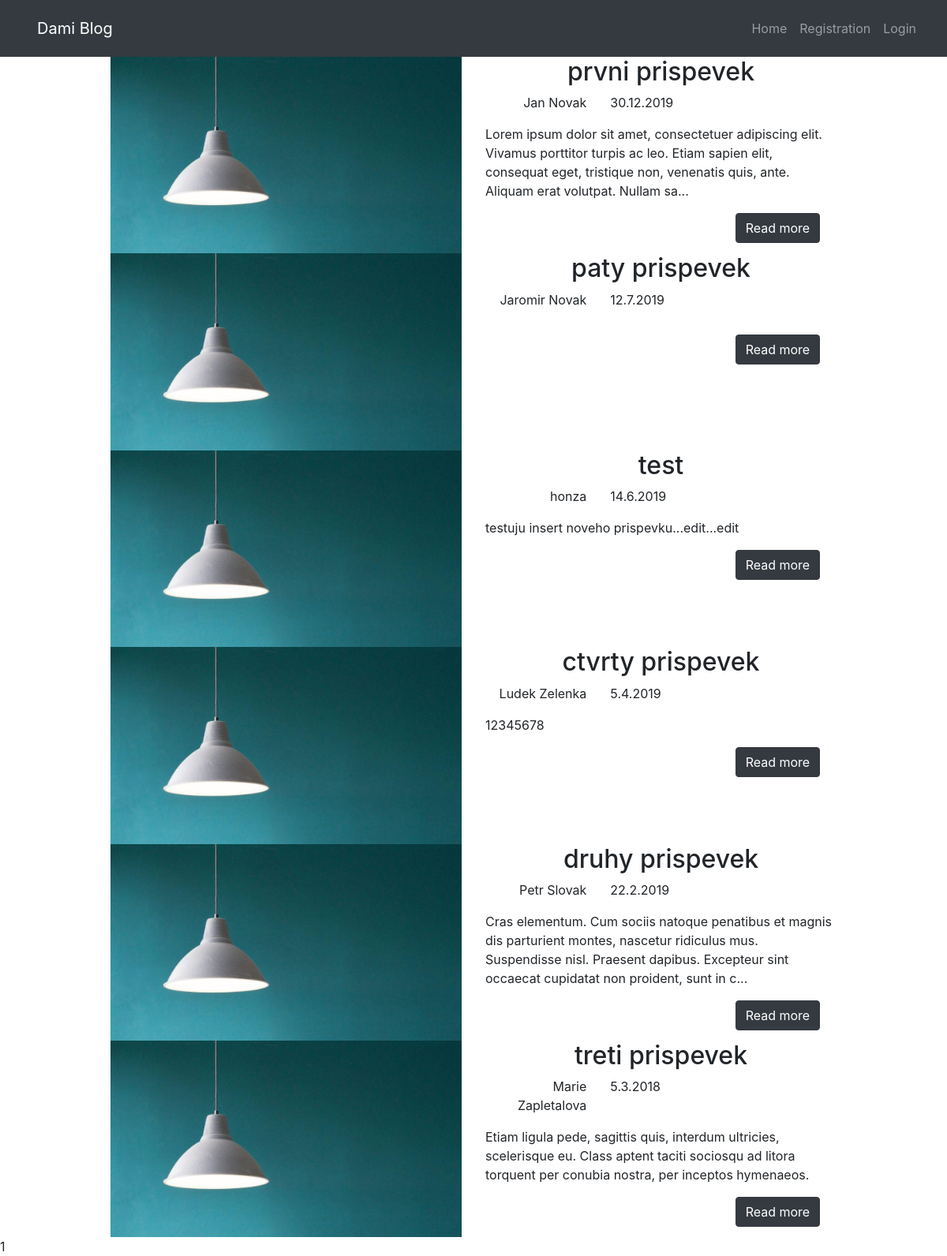
Before: / with the older database file.
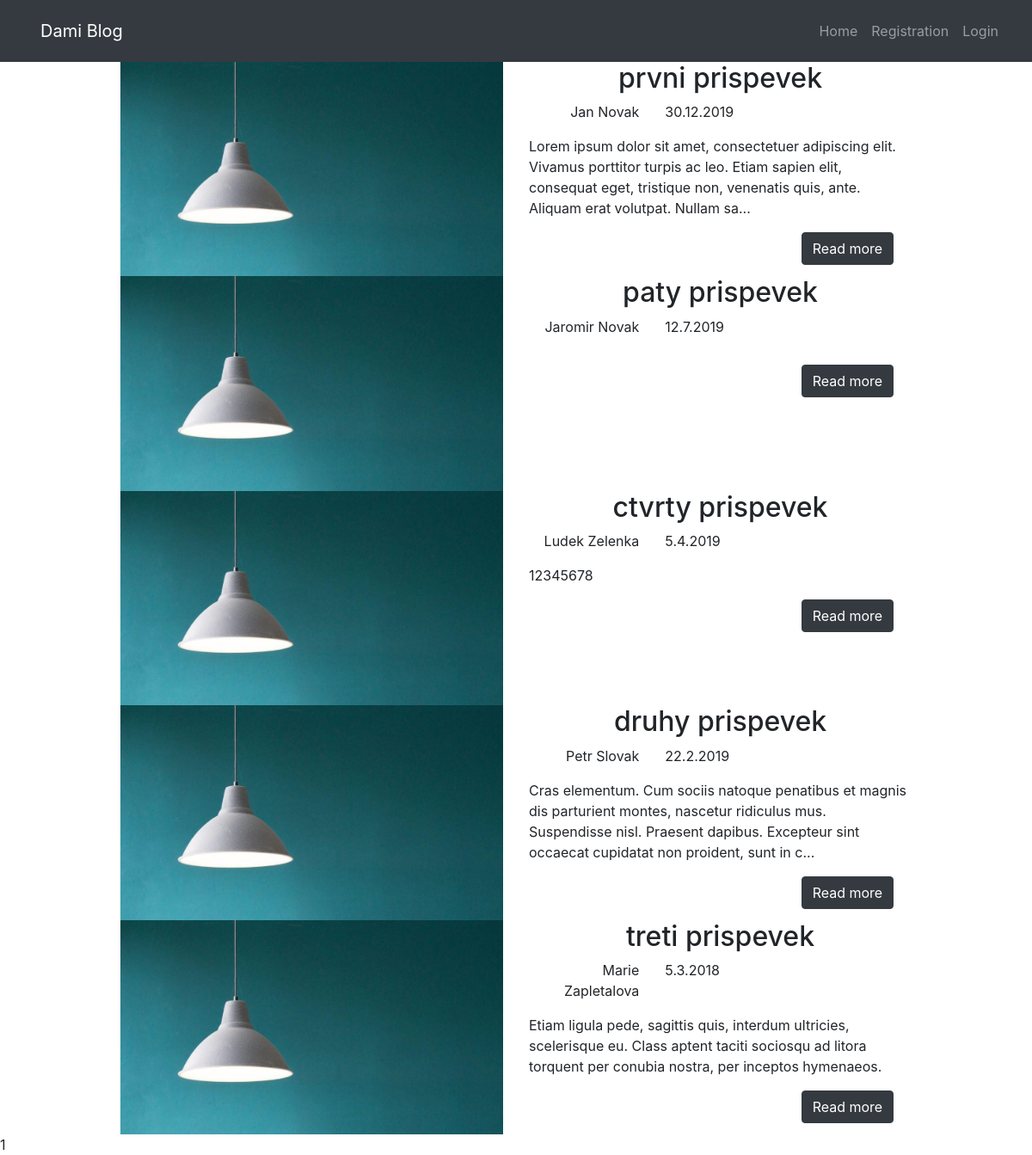
After: the same page with the newer database file.
### tables this page shows
CREATE TABLE "post" (
	"id"	INTEGER PRIMARY KEY AUTOINCREMENT,
	"headline"	TEXT NOT NULL,
	"body"	TEXT,
	"published"	TEXT NOT NULL,
	"author"	TEXT
);

### utils/utils.php (called while the page is built, shortened)
<?php
function postIntro($post_body,$length=195){
	if ( strlen($post_body) > $length )
	{
		return substr($post_body,0 , $length). '...';
	}
	else
	{
		return $post_body;
	}
}
function dateFormatter($date,$format='j.n.Y'){
	$dateObj = (new DateTime($date));
	return $dateObj->format($format);
}
function buildUrl($page, $query = []){
	$query['page'] = $page;
	return  BASE_URL . "/index.php" . (empty($query) ? '':"?" . http_build_query($query));
}
function renderPage( $params, $page_default =  "indexTwo"  ){
	$page = isset($params['page']) ? $params['page'] : $page_default;
	return include BASE_DIR . "/pages/" . $page . '.php';
}

### pages/blogpost_intro.php (the view, shortened to what this page needs)
<div class="container">
	<div class="row">
		<div class="col-md-1"></div>
		<div class="col-md-10">
			<div class="blogpost-intro-frame">
				<div class="row">
					<div class="col-md-6">
						<img class="img-fluid" src="../images/1.png" alt="proste obrazek">
					</div>
					<div class="col-md-6">
						<h2 class="text-center"><?= $row['headline'] ?></h2>
						<div class="row">
							<div class="col-md-4">
								<p class="text-right"><?= $row['author'] ?></p>
							</div>
							<div class="col-md-4">
								<p class="text-left"><?= dateFormatter($row['published']) ?></p>
							</div>
						</div>
						<p><?= postIntro($row['body'])?></p>
						<div class="row">
							<div class="col-md-4"></div>
							<div class="col-md-4"></div>
							<div class="col-md-4">
								<a href="<?=buildUrl('blogpost_view', array('id' => $row['id']))?>"><button type="button" class="btn btn-dark">Read more</button></a>
							</div>
						</div>
					</div>
				</div>
			</div>
		</div>
		<div class="col-md-1"></div>
	</div>
</div>

### web/index.php (shortened to what this page needs)
<?php
	include BASE_DIR . '/utils/utils.php';
?>
<html>
<head>
<link rel="stylesheet" href="https://maxcdn.bootstrapcdn.com/bootstrap/4.0.0/css/bootstrap.min.css">
<link rel="stylesheet" type="text/css" href="<?=BASE_URL?>/assets/css/styles.css">
</head>
<body>
<?php
	include BASE_DIR . '/components/navbar.php';
	echo renderPage($_GET);
?>
</body>
</html>

### components/navbar.php (shortened to what this page needs)
<nav class="navbar navbar-dark bg-dark navbar-expand-sm sticky-top">
	<div class="container-fluid">
		<nav class="navbar navbar-light">
			<a class="navbar-brand" href="<?=buildUrl("indexTwo")?>">Dami Blog</a>
		</nav>
		<div id="navbarNavDropdown">
			<ul class="navbar-nav">
				<li class="nav-item">
					<a class="nav-link" href="<?=buildUrl("indexTwo")?>">Home</span></a>
				</li>
				<li class="nav-item">
					<a class="nav-link" href="<?=buildUrl("registration")?>">Registration</a>
				</li>
				<?php
					if (!isset($_SESSION['username']))
					{
						echo '<li class="nav-item">
							<a class="nav-link" href="'.buildUrl("login").'">Login</a>
							</li>';
      				}
				?>
			</ul>
		</div>
	</div>
</nav>

### pages/indexTwo.php (shortened to what this page needs)
<?php
	include BASE_DIR . "/data/database.php";
	$result = $database->query('SELECT headline, body, published, id, author FROM post ORDER BY published DESC');
	while ($row = $result->fetchArray(SQLITE3_ASSOC))
	{
		include 'blogpost_intro.php';
	}
?>

Changed rows visible on the page:
removed post: headline "test", author "honza", published "14.6.2019", body "testuju insert noveho prispevku...edit...edit"
